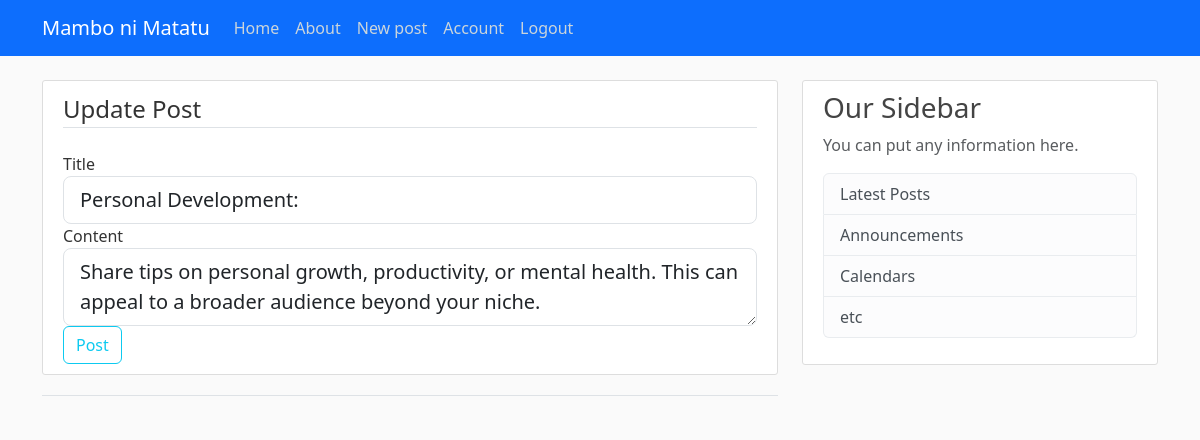
/post/27/update (signed in), run on the app's committed database.
### app/models.py (models this page shows, shortened)
class Post(db.Model):
    id = db.Column(db.Integer, primary_key=True)
    title = db.Column(db.String(100), nullable=False)
    content = db.Column(db.Text, nullable=False)
    date_posted = db.Column(db.DateTime, nullable=False, default=datetime.utcnow)
    user_id = db.Column(db.Integer, db.ForeignKey('user.id'), nullable=False)

### app/routes.py (the view)
@app.route("/post/<int:post_id>/update", methods=["POST", "GET"])
@login_required
def update_post(post_id):
    post = Post.query.get_or_404(post_id)
    if post.author != current_user:
        abort(403)
    form = PostForm()
    if form.validate_on_submit():
        post.title = form.title.data
        post.content = form.content.data
        db.session.commit()
        flash('Your post has been updated!', 'success')
        return redirect(url_for('post', post_id=post.id))
    elif request.method == 'GET':
        form.title.data = post.title
        form.content.data = post.content
    return render_template('create_post.html', title='Update Post', form=form, legend="Update Post")

### app/form.py
class PostForm(FlaskForm):
    title = StringField('Title', validators=[DataRequired()])
    content = TextAreaField('Content', validators=[DataRequired()])
    submit = SubmitField('Post')

### app/models.py (called while the page is built)
@login_manager.user_loader
def load_user(user_id):
    return User.query.get(int(user_id))

### app/templates/create_post.html (shortened to what this page needs)
{% extends "base.html" %} {% block content %}
<div class="content-section">
  <form method="POST" action="">
    <fieldset class="form-group">
      <legend class="border-bottom mb-4">{{ legend }}</legend>
      <div class="form-group">
        {{ form.title.label(class="form-control-label") }} {% if
        form.title.errors %} {{ form.title(class="form-control form-control-lg
        is-invalid") }}
        <div class="invalid-feedback">
          {% for error in form.title.errors %}
          <span>{{ error }}</span>
          {% endfor %}
        </div>
        {% else %} {{ form.title(class="form-control form-control-lg") }} {%
        endif %}
      </div>
      <div class="form-group">
        {{ form.content.label(class="form-control-label") }} {% if
        form.content.errors %} {{ form.content(class="form-control
        form-control-lg is-invalid") }}
        <div class="invalid-feedback">
          {% for error in form.content.errors %}
          <span>{{ error }}</span>
          {% endfor %}
        </div>
        {% else %} {{ form.content(class="form-control form-control-lg") }} {%
        endif %}
      </div>
    </fieldset>
    <div class="form-group">
      {{ form.submit(class="btn btn-outline-info") }}
    </div>
  </form>
</div>
<div class="border-top pt-3"></div>
{% endblock content %}

### app/static/main.css (style rules this page uses)
body { background: #fafafa; color: #333333; margin-top: 5rem; }
.content-section { background: #ffffff; padding: 10px 20px; border: 1px solid #dddddd; border-radius: 3px; margin-bottom: 20px; }

### data on the page
Post: title "Personal Development:", content "Share tips on personal growth, productivity, or mental health. This can appeal to a broader audience beyond your niche."

### other printed values
{{ legend }} "Update Post"
